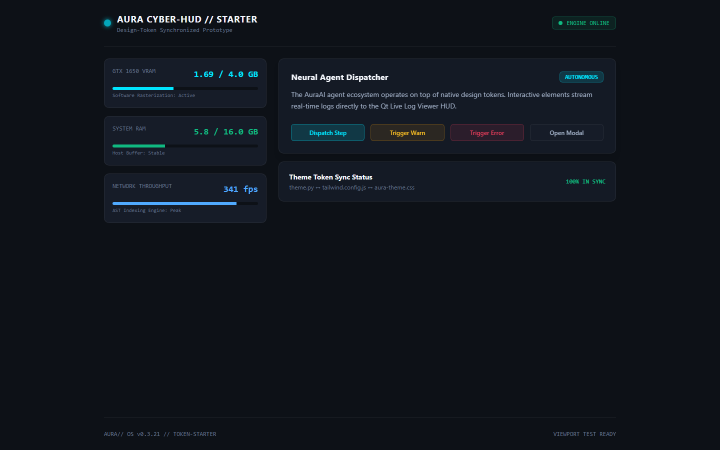
#> input picture tests/visual_regression/baselines/starter_app_desktop.png, 1440 x 900 px (shown at 1/2 size)
$ python -i preprocessing.py   (imports and definitions only)
#> lines starting #> are read from the running program, lines starting #| are printed output that depends on the picture; after the words box and inside, x2 and y2 are one past the last pixel; in counts of white or black regions, pixels touching at a corner belong together
"""
Image Preprocessing

Utilities for image preprocessing before OCR and analysis.
"""

import logging

import cv2
import numpy as np

from .models import OCRSettings

logger = logging.getLogger(__name__)


class ImagePreprocessor:
    """
    Handles image preprocessing operations.

    Preprocessing steps:
    1. Load and convert image
    2. Rotate and deskew
    3. Resize
    4. Enhance contrast and brightness
    5. Remove noise
    """

    def __init__(self, settings: OCRSettings = None):
        """
        Initialize the image preprocessor.

        Args:
            settings: OCR processing settings
        """
        self.settings = settings or OCRSettings()

    def preprocess_image(
        self, image_path: str, original_size: tuple[int, int] | None = None
    ) -> tuple[np.ndarray, tuple[int, int]]:
        """
        Load and preprocess an image.

        Args:
            image_path: Path to the image file
            original_size: Original dimensions (for reference)

        Returns:
            Tuple of (preprocessed image, processed dimensions)
        """
        logger.info(f"Preprocessing image: {image_path}")

        # Load image
        img = self._load_image(image_path)

        # Get dimensions
        height, width = img.shape[:2]

        # Apply preprocessing steps
        if self.settings.auto_rotate:
            img = self._auto_rotate(img)

        if self.settings.deskew:
            img = self._deskew(img)

        # Resize (keep aspect ratio)
        img = self._resize_image(img)

        # Enhance image
        img = self._enhance_image(img)

        # Remove noise
        img = self._remove_noise(img)

        logger.info(
            f"Preprocessed image: {width}x{height} -> " f"{img.shape[1]}x{img.shape[0]}"
        )
        return img, (img.shape[1], img.shape[0])

    def _load_image(self, image_path: str) -> np.ndarray:
        """Load image from file."""
        img = cv2.imread(image_path)
#> img is the input picture: shape (900, 1440, 3); mean B, G, R 28.5, 21.4, 16.2
        if img is None:
            raise ValueError(f"Failed to load image: {image_path}")

        # Convert BGR to RGB
        img = cv2.cvtColor(img, cv2.COLOR_BGR2RGB)
        return img

    def _auto_rotate(self, img: np.ndarray) -> np.ndarray:
        """
        Automatically detect and correct image orientation.

        Uses morphological operations to find the dominant angle
        and rotate the image accordingly.
        """
        # Convert to grayscale
        gray = cv2.cvtColor(img, cv2.COLOR_RGB2GRAY)

        # Threshold to create binary image
        _, binary = cv2.threshold(gray, 0, 255, cv2.THRESH_BINARY + cv2.THRESH_OTSU)
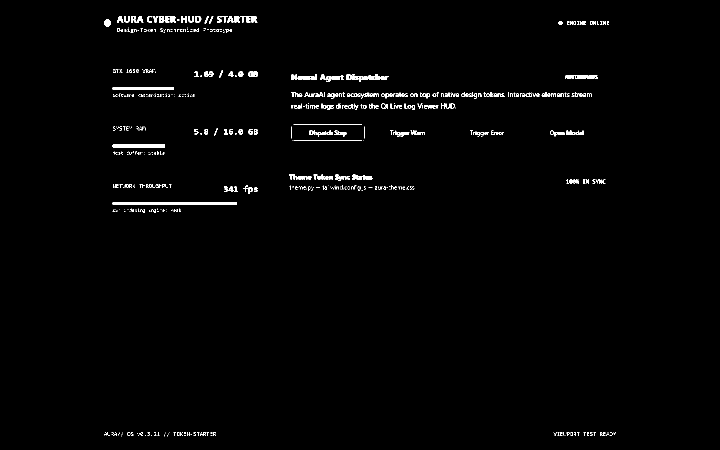
#> binary: shape (900, 1440) (shown at 1/2 size); 1.3% white; 650 white regions (445 under 20 px)

        # Find contours
        contours, _ = cv2.findContours(binary, cv2.RETR_LIST, cv2.CHAIN_APPROX_SIMPLE)
#> contours = 803 contours, 666 with area under 20; largest, box (x1, y1, x2, y2) and area: (225, 404, 473, 410) 1234, (225, 174, 347, 180) 604, (225, 289, 330, 295) 519, (1130, 150, 1196, 158) 282, (718, 148, 760, 164) 261

        # Find the largest contour (likely the document)
        if contours:
            max_contour = max(contours, key=cv2.contourArea)
#> max_contour = [[226, 404], [225, 405], [225, 408], [226, 409], [472, 409], [472, 404]]

            # Get bounding box
            x, y, w, h = cv2.boundingRect(max_contour)
#> x = 225; y = 404; w = 248; h = 6

            # Calculate angle
            angle = self._detect_rotation_angle(binary, max_contour)

            # Rotate image if angle is significant
            if abs(angle) > 1.0:
                logger.info(f"Auto-rotating image by {angle:.1f} degrees")
                img = self._rotate_image(img, angle)

        return img

    def _detect_rotation_angle(self, image: np.ndarray, contour: np.ndarray) -> float:
        """
        Detect the rotation angle of the image.

        Args:
            image: Binary image
            contour: Contour to analyze

        Returns:
            Rotation angle in degrees
        """
        # Get bounding box coordinates
        rect = cv2.minAreaRect(contour)
#> rect = ((348.5, 406.5), (5, 247), -90)
        angle = rect[2]
#> angle = -90

        # The angle is in degrees relative to horizontal
        # Need to adjust based on image orientation
        if angle < -45:
            angle = 90 + angle
#> angle = 0
        elif angle > 45:
            angle = -90 + angle

        return angle

    # [21 lines left out: function _rotate_image, not called in this run]

    def _deskew(self, img: np.ndarray) -> np.ndarray:
        """
        Deskew the image to correct any remaining skew.

        Uses morphological operations to find the dominant angle
        and correct it.
        """
        # Convert to grayscale
        gray = cv2.cvtColor(img, cv2.COLOR_RGB2GRAY)

        # Threshold to create binary image
        _, binary = cv2.threshold(gray, 0, 255, cv2.THRESH_BINARY + cv2.THRESH_OTSU)

        # Get image dimensions
        height, width = binary.shape[:2]
#> height = 900; width = 1440

        # Find hull of the binary image
        coords = np.column_stack(np.where(binary > 0))
#> coords = 16230 pairs, first value 32 to 872, second value 208 to 1231
        angle = cv2.minAreaRect(coords)[-1]
#> angle = -90

        # Correct angle
        if angle < -45:
            angle = 90 + angle
#> angle = 0
        elif angle > 45:
            angle = -90 + angle

        if abs(angle) < 1.0:
            return img

        # Rotate
        M = cv2.getRotationMatrix2D((width / 2, height / 2), angle, 1.0)
        deskewed = cv2.warpAffine(
            binary,
            M,
            (width, height),
            flags=cv2.INTER_CUBIC,
            borderMode=cv2.BORDER_REPLICATE,
        )

        # Convert back to RGB
        deskewed_rgb = cv2.cvtColor(deskewed, cv2.COLOR_GRAY2RGB)

        logger.debug(f"Deskewing image by {angle:.1f} degrees")
        return deskewed_rgb

    def _resize_image(self, img: np.ndarray, max_width: int = 2048) -> np.ndarray:
        """
        Resize image while maintaining aspect ratio.

        Args:
            img: Image to resize
            max_width: Maximum width for resizing

        Returns:
            Resized image
        """
#> called with max_width = 2048
        height, width = img.shape[:2]
#> height = 900; width = 1440

        # Don't resize if image is already small enough
        if width <= max_width:
            return img

        # Calculate new dimensions
        scale = max_width / width
        new_width = max_width
        new_height = int(height * scale)

        # Resize
        resized = cv2.resize(img, (new_width, new_height), interpolation=cv2.INTER_AREA)

        logger.debug(f"Resizing from {width}x{height} to {new_width}x{new_height}")
        return resized

    def _enhance_image(self, img: np.ndarray) -> np.ndarray:
        """
        Enhance image contrast and brightness.

        Args:
            img: Image to enhance

        Returns:
            Enhanced image
        """
        # Convert to grayscale for enhancement
        gray = cv2.cvtColor(img, cv2.COLOR_RGB2GRAY)

        # Apply CLAHE (Contrast Limited Adaptive Histogram Equalization)
        clahe = cv2.createCLAHE(clipLimit=2.0, tileGridSize=(8, 8))
        enhanced = clahe.apply(gray)

        # Apply adaptive thresholding for better OCR
        _, binary = cv2.threshold(enhanced, 0, 255, cv2.THRESH_BINARY + cv2.THRESH_OTSU)
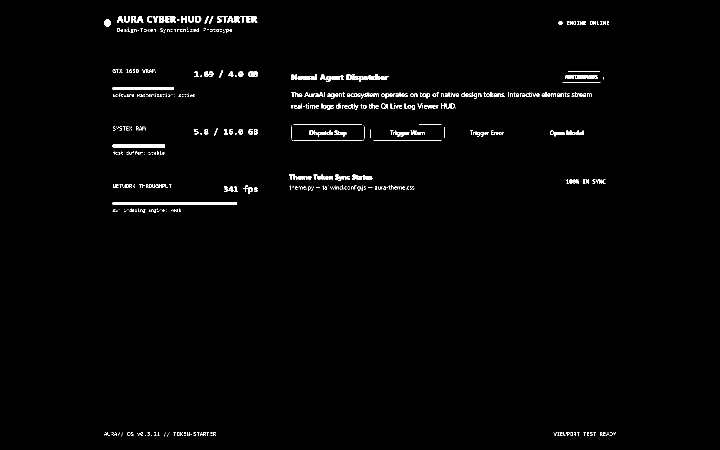
#> binary: shape (900, 1440) (shown at 1/2 size); 1.3% white; 633 white regions (422 under 20 px), largest, box (x1, y1, x2, y2) and area: (225, 404, 473, 410) 1486, (225, 174, 347, 180) 730, (225, 289, 330, 295) 628

        # Convert back to RGB
        enhanced_rgb = cv2.cvtColor(binary, cv2.COLOR_GRAY2RGB)

        logger.debug("Enhanced image contrast")
        return enhanced_rgb

    def _remove_noise(self, img: np.ndarray) -> np.ndarray:
        """
        Remove noise from the image.

        Uses morphological operations to remove small artifacts.

        Args:
            img: Image to denoise

        Returns:
            Denoised image
        """
        # Convert to grayscale
        gray = cv2.cvtColor(img, cv2.COLOR_RGB2GRAY)

        # Apply morphological closing (remove small holes)
        kernel = cv2.getStructuringElement(cv2.MORPH_RECT, (3, 3))
        closed = cv2.morphologyEx(gray, cv2.MORPH_CLOSE, kernel)
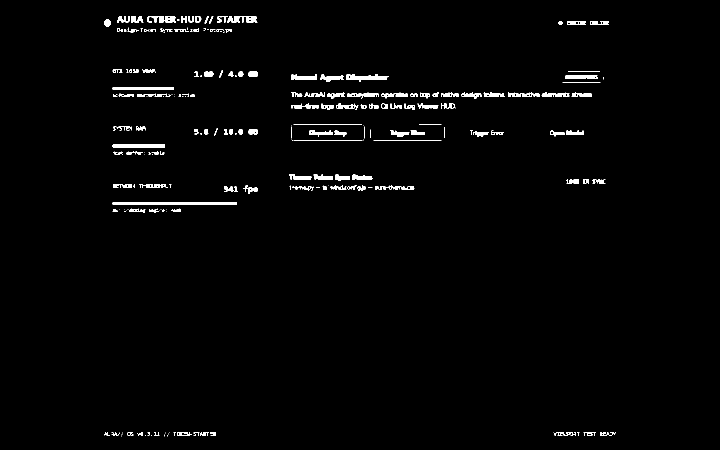
#> closed: shape (900, 1440) (shown at 1/2 size); 1.7% white; 213 white regions (74 under 20 px), largest, box (x1, y1, x2, y2) and area: (225, 404, 473, 410) 1486, (225, 174, 347, 180) 730, (693, 148, 777, 164) 712

        # Apply morphological opening (remove small noise)
        opened = cv2.morphologyEx(closed, cv2.MORPH_OPEN, kernel)
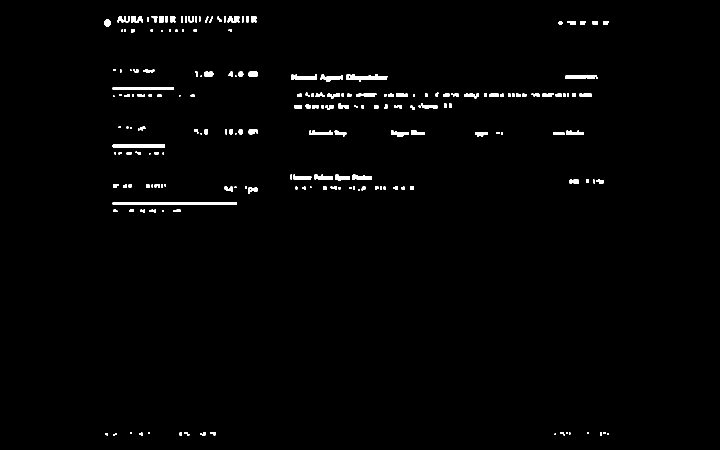
#> opened: shape (900, 1440) (shown at 1/2 size); 1.4% white; 203 white regions (45 under 20 px), largest, box (x1, y1, x2, y2) and area: (225, 404, 473, 410) 1486, (225, 174, 347, 180) 730, (693, 148, 775, 164) 708

        # Convert back to RGB
        denoised_rgb = cv2.cvtColor(opened, cv2.COLOR_GRAY2RGB)

        logger.debug("Removed noise from image")
        return denoised_rgb

    # [30 lines left out: functions get_preprocessed_image, save_preprocessed_image, not called in this run]

>>> result = ImagePreprocessor().preprocess_image('../../tests/visual_regression/baselines/starter_app_desktop.png')
